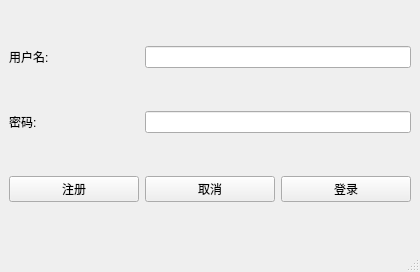
<?xml version="1.0" encoding="UTF-8"?>
<ui version="4.0">
 <class>MainWindow</class>
 <widget class="QMainWindow" name="MainWindow">
  <property name="geometry">
   <rect>
    <x>0</x>
    <y>0</y>
    <width>420</width>
    <height>272</height>
   </rect>
  </property>
  <property name="windowTitle">
   <string>MainWindow</string>
  </property>
  <widget class="QWidget" name="centralwidget">
   <layout class="QGridLayout" name="gridLayout">
    <item row="0" column="0">
     <widget class="QLabel" name="label">
      <property name="text">
       <string>用户名:</string>
      </property>
     </widget>
    </item>
    <item row="0" column="1" colspan="2">
     <widget class="QLineEdit" name="usrLineEdit"/>
    </item>
    <item row="1" column="0">
     <widget class="QLabel" name="label_2">
      <property name="text">
       <string>密码:</string>
      </property>
     </widget>
    </item>
    <item row="1" column="1" colspan="2">
     <widget class="QLineEdit" name="passLineEdit"/>
    </item>
    <item row="2" column="0">
     <widget class="QPushButton" name="sizeUpButton">
      <property name="text">
       <string>注册</string>
      </property>
     </widget>
    </item>
    <item row="2" column="1">
     <widget class="QPushButton" name="cancerButton">
      <property name="text">
       <string>取消</string>
      </property>
     </widget>
    </item>
    <item row="2" column="2">
     <widget class="QPushButton" name="pushButton_2">
      <property name="text">
       <string>登录</string>
      </property>
     </widget>
    </item>
   </layout>
  </widget>
  <widget class="QMenuBar" name="menubar">
   <property name="geometry">
    <rect>
     <x>0</x>
     <y>0</y>
     <width>420</width>
     <height>27</height>
    </rect>
   </property>
  </widget>
  <widget class="QStatusBar" name="statusbar"/>
 </widget>
 <resources/>
 <connections/>
</ui>
